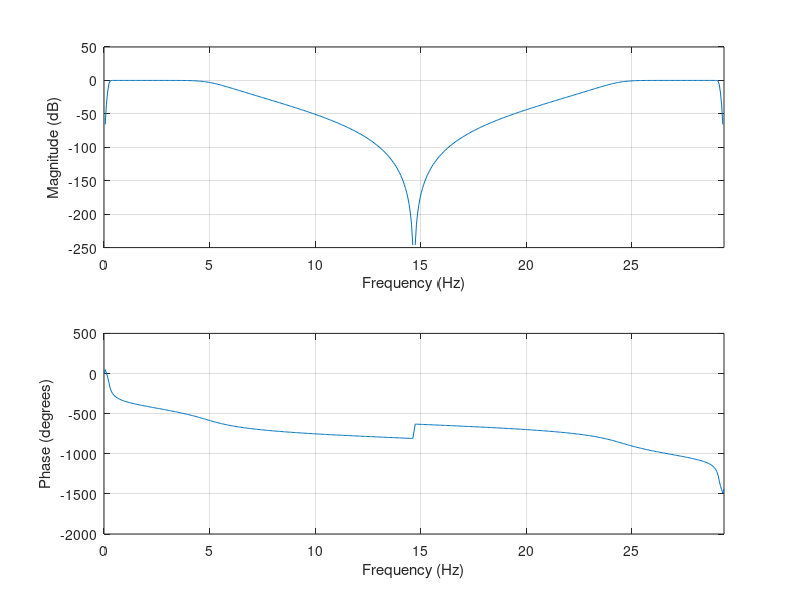

Source code (MATLAB):
clear all;

addpath('/usr/share/octave/packages/signal-1.3.2'); %incluye el specgram

load intensidad_RGB.mat; % brillo, 1 es R, 2 es G, 3 es B.

video_length = length(brillo);

frec_video = 29.37; %frecuencia muestreo video
t_video = 1/(frec_video); %tiempo muestreo video

ejeXvideo = 0 : t_video : ((video_length-1)*t_video);

[b, a] = butter( 5, [(0.5/frec_video) , (10/frec_video)]);

figure;
freqz(b, a, 512, "whole", frec_video);
print -djpg imagenes/punto_4_diagrama_filtro_cardiometro.jpg; %Octave
grid minor;
